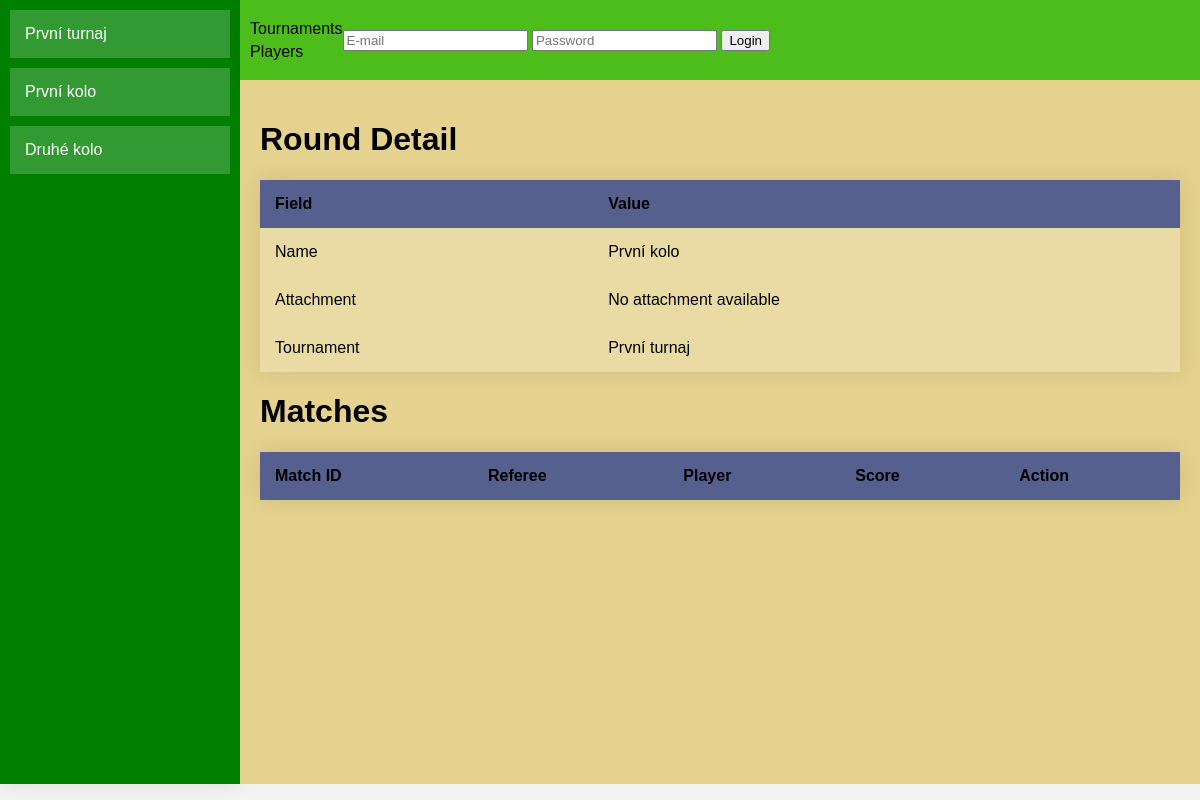
Page /tournament/1/1/ on the earlier database version.
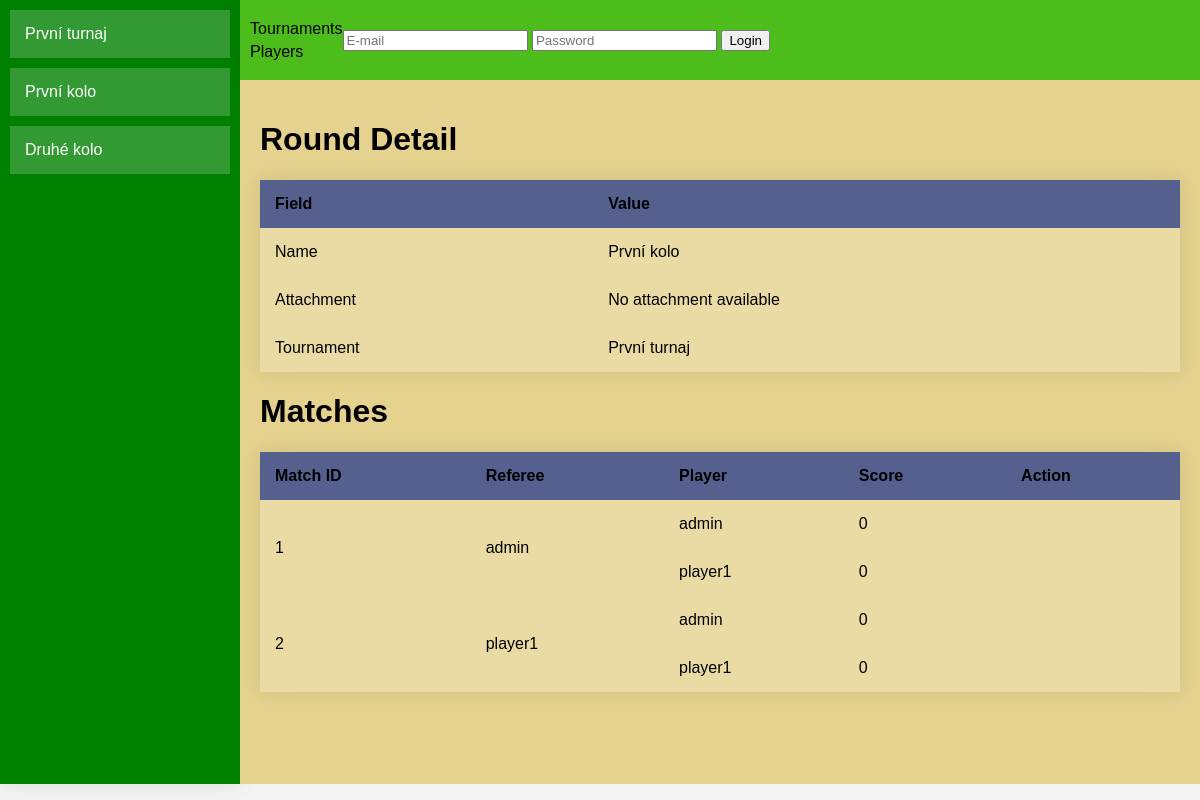
Same page on the later database version.
### tournaments/models.py (models this page shows, shortened)
class Round(models.Model):
    name = models.CharField(max_length=100)
    attachment = models.FileField(upload_to='attachments/', blank=True, null=True)
    tournament = models.ForeignKey(Tournament, on_delete=models.CASCADE)

class Tournament(models.Model):
    name = models.CharField(max_length=100)
    start_date = models.DateTimeField()
    end_date = models.DateTimeField()
    attachment = models.FileField(upload_to='attachments/', blank=True, null=True)

class Match(models.Model):
    round = models.ForeignKey(Round, on_delete=models.CASCADE)
    referee = models.ForeignKey(Player, on_delete=models.RESTRICT, related_name='matches_refereed')

class MatchPlayer(models.Model):
    match = models.ForeignKey(Match, on_delete=models.CASCADE, related_name="match_players")
    player = models.ForeignKey(Player, on_delete=models.CASCADE, related_name="player_matches")
    score = models.IntegerField(default=0)

### players/models.py (models this page shows)
class Player(AbstractUser):
    email = models.EmailField(('email address'), unique=True)
    USERNAME_FIELD = 'email'
    REQUIRED_FIELDS = ['username']

### tournaments/views.py (the view)
# urls.py: path('<int:tournament_pk>/<int:round_pk>/', RoundDetailView.as_view(template_name="./detail/round_with_matches.html"), name='round_detail'),
class RoundDetailView(TournamentContextMixin, DetailView):
    model = Round
    context_object_name = 'round'
    def get_object(self, queryset=None):
        return self.get_round()

### tournaments/views.py (called while the page is built)
    def get_tournament(self):
        return Tournament.objects.get(pk=self.kwargs['tournament_pk'])

    def get_round(self):
        return Round.objects.get(pk=self.kwargs['round_pk'])

### billiard_charts/static/templates/detail/round_with_matches.html
{% extends "base.html" %}
{% block main_space %}
    {% if object.error_message %}
        <h2>Error</h2>
        <p>{{ object.error_message }}</p>
    {% else %}
        <h1>Round Detail</h1>
        <table>
            <thead>
                <tr>
                    <th class="l">Field</th>
                    <th class="r">Value</th>
                </tr>
            </thead>
            <tbody>
                {% include "./round_detail.html" %}
            </tbody>
        </table>
        <h1>Matches</h1>
        <table>
            <thead>
                <tr>
                    <th>Match ID</th>
                    <th>Referee</th>
                    <th>Player</th>
                    <th>Score</th>
                    <th>Action</th>
                </tr>
            </thead>
            <tbody>
                {% include "./matches_detail.html" %}
            </tbody>
        </table>
    {% endif %}
{% endblock main_space %}

### billiard_charts/static/templates/sidebar.html
<nav>
    {% if tournament %}
    <ul>
        <li><a href="{% url 'tournament_detail' tournament.id %}">{{ tournament.name }}</a></li>
        {% for round in rounds %}
            <li><a href="{% url 'round_detail' tournament.id round.id %}">{{ round.name }}</a></li>
        {% endfor %}
    </ul>
    {% endif %}
</nav>

### billiard_charts/static/templates/detail/round_detail.html
<tr>
    <td class="l">Name</td>
    <td class="r">{{ round.name }}</td>
</tr>
<tr>
    <td class="l">Attachment</td>
    <td class="r">
        {% if round.attachment %}
            <a href="{{ round.attachment.url }}">{{ round.attachment.name }}</a>
        {% else %}
            No attachment available
        {% endif %}
    </td>
</tr>
<tr>
    <td class="l">Tournament</td>
    <td class="r"><a href="{% url 'tournament_detail' round.tournament.pk %}">{{ round.tournament.name }}</a></td>
</tr>

### billiard_charts/static/templates/detail/matches_detail.html (shortened to what this page needs)
{% for match in matches %}
    {% if match.players %}
        {% for player in match.players %}
            <tr class="edit-link">
                {% if forloop.first %}
                    <td rowspan="{{ match.players.count }}">{{ match.id }}</td>
                    <td rowspan="{{ match.players.count }}">{{ match.referee.username }}</td>
                {% endif %}
                <td>{{ player.player.username }}</td>
                <td>{{ player.score }}</td>
                {% if forloop.first %}
                    {% if user.is_authenticated and user.username == match.referee.username %}
                        <td class="edit-link" rowspan="{{ match.players.count }}"><a href="#">Edit</a></td>
                    {% else %}
                        <td rowspan="{{ match.players.count }}"></td>
                    {% endif %}
                {% endif %}
            </tr>
        {% endfor %}
    {% endif %}
{% endfor %}

Differences in the rows shown:
added Match: id "1", referee.username "admin"
added MatchPlayer: player.username "admin", score "0"
added MatchPlayer: player.username "player1", score "0"
added Match: id "2", referee.username "player1"
added MatchPlayer: player.username "admin", score "0"
added MatchPlayer: player.username "player1", score "0"
